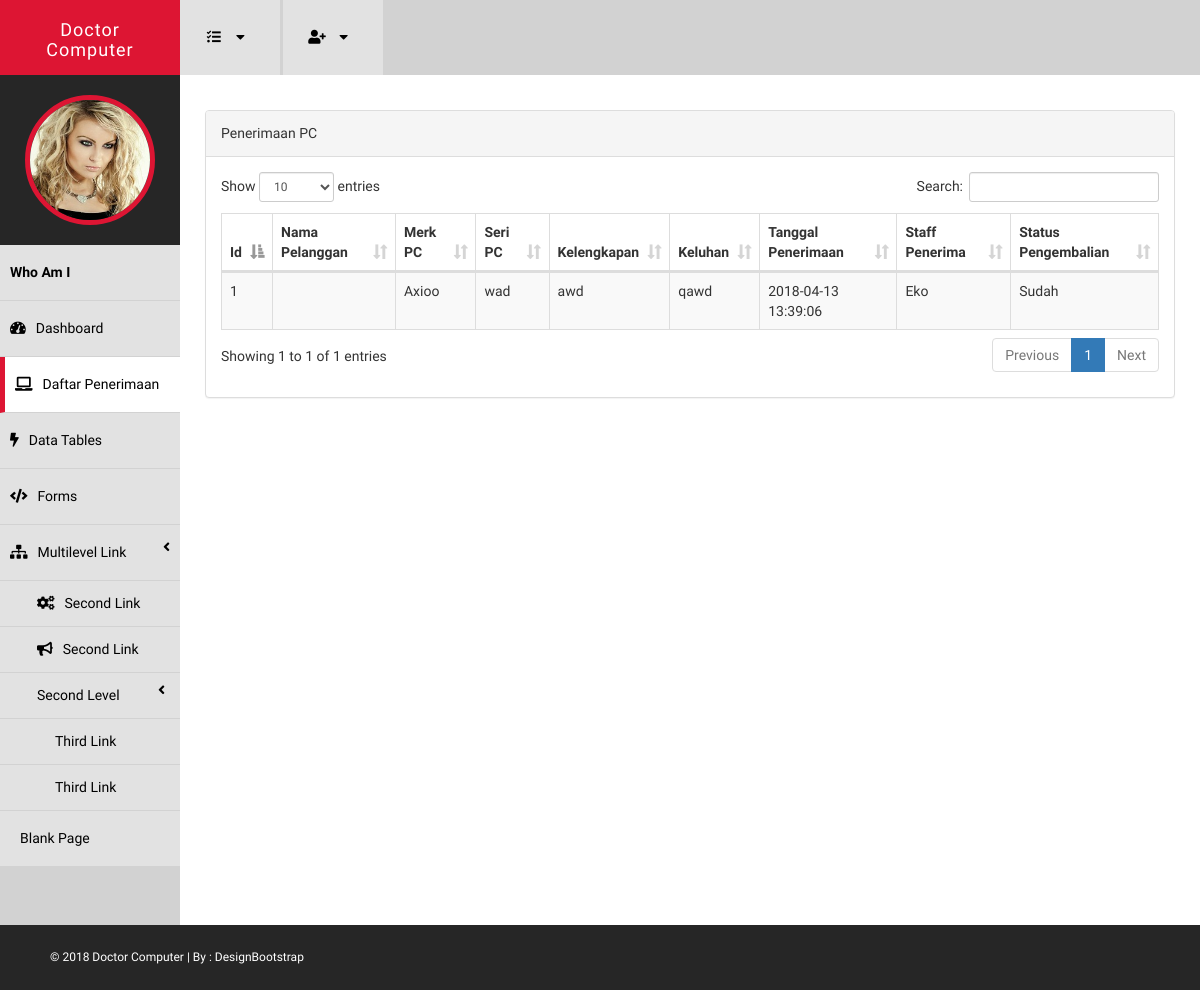
The app's page /website-admin/delivery_jasa.php, older data.
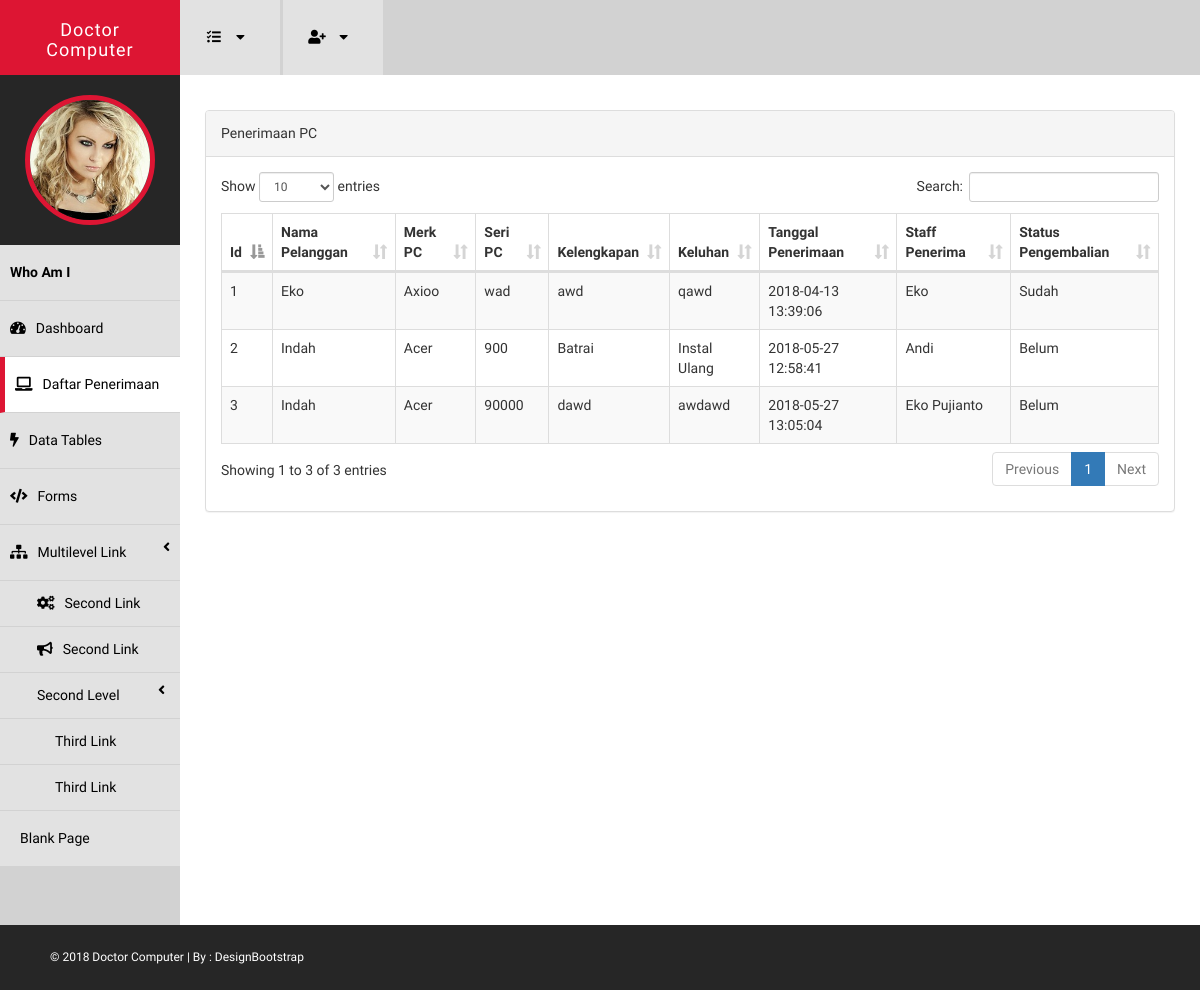
The same page, newer data.
### tables this page shows
CREATE TABLE `daftar_penerimaan_pc` (
  `id_Penerimaan` varchar(10) NOT NULL,
  `id_Pelanggan` varchar(10) DEFAULT NULL,
  `Merk_PC` varchar(30) DEFAULT NULL,
  `Seri_PC` varchar(10) DEFAULT NULL,
  `Kelengkapan` text,
  `Keluhan` text,
  `Tanggal_Terima` datetime DEFAULT NULL,
  `id_Penerima_Staff` varchar(5) DEFAULT NULL
);

CREATE TABLE `anggota` (
  `id_Anggota` varchar(50) NOT NULL,
  `Nama` varchar(30) NOT NULL,
  `Jabatan` varchar(30) NOT NULL,
  `NO_HP` varchar(14) DEFAULT NULL,
  `Email` varchar(30) NOT NULL,
  `Alamat` text
);

CREATE TABLE `status_pengembalian_pc` (
  `id_penerimaan` varchar(10) DEFAULT NULL,
  `id_Pelanggan` varchar(10) DEFAULT NULL,
  `Tgl_Terima` datetime DEFAULT NULL,
  `Tgl_Pengembalian` datetime DEFAULT NULL,
  `Status_pengembalian` enum('Sudah','Belum') DEFAULT 'Belum',
  `teknisi` varchar(50) DEFAULT NULL
);

### website-admin/delivery_jasa.php (the view, shortened to what this page needs)
<!DOCTYPE html>
<html xmlns="http://www.w3.org/1999/xhtml">
<head>
    <link rel="stylesheet" href="assets/css/bootstrap.min.css">
    <link rel="stylesheet" href="assets/css/dataTables.bootstrap.min.css">
    <link href="assets\css\font-awesome\css\fontawesome-all.css" rel="stylesheet" />
    <link href="assets/css/style.css" rel="stylesheet" />
</head>
<body>
    <div id="wrapper">
        <nav class="navbar navbar-default navbar-cls-top " role="navigation" style="margin-bottom: 0">
            <div class="navbar-header">
                <a  class="navbar-brand" href="index.php">Doctor Computer</a>
            </div>
            <div class="notifications-wrapper">
            <ul class="nav" >
                <li class="dropdown">
                    <a class="dropdown-toggle" data-toggle="dropdown" href="#" aria-expanded="false">
                        <i class="fa fa-tasks fa-fw"></i>  <i class="fa fa-caret-down"></i>
                    </a>
                </li>
                <li class="dropdown">
                    <a class="dropdown-toggle" data-toggle="dropdown" href="#">
                        <i class="fa fa-user-plus"></i>  <i class="fa fa-caret-down"></i>
                    </a>
                </li>
            </ul>
        </div>
        </nav>
                <nav  class="navbar-default navbar-side" role="navigation">
                    <div class="sidebar-collapse">
                        <ul class="nav" id="main-menu">
                            <li>
                                <div class="user-img-div">
                                    <img src="assets/img/user.jpg" class="img-circle" />
                                </div>
                            </li>
                             <li>
                                <a  href="#"> <strong> Who Am I </strong></a>
                            </li>
                            <li>
                                <a  href="index.php"><i class="fa fa-tachometer-alt  "></i>Dashboard</a>
                            </li>
                            <li>
                                <a href="penerimaan-pc.php" class="active-menu" ><i class="fa fa-laptop "></i>Daftar Penerimaan </a>
                            </li>
                            <li>
                                <a href="table.php"><i class="fa fa-bolt "></i>Data Tables </a>
                            </li>
                            <li>
                                <a href="forms.php"><i class="fa fa-code "></i>Forms</a>
                            </li>
                            <li>
                                <a href="#"><i class="fa fa-sitemap "></i>Multilevel Link <span class="fa arrow"></span></a>
                                 <ul class="nav nav-second-level">
                                    <li>
                                        <a href="#"><i class="fa fa-cogs "></i>Second  Link</a>
                                    </li>
                                     <li>
                                        <a href="#"><i class="fa fa-bullhorn "></i>Second Link</a>
                                    </li>
                                    <li>
                                        <a href="#">Second Level<span class="fa arrow"></span></a>
                                        <ul class="nav nav-third-level">
                                            <li>
                                                <a href="#">Third  Link</a>
                                            </li>
                                            <li>
                                                <a href="#">Third Link</a>
                                            </li>
                                        </ul>
                                    </li>
                                </ul>
                            </li>
                            <li>
                                <a href="blank.php"><i class="fa fa-dashcube "></i>Blank Page</a>
                            </li>
                        </ul>
                    </div>
                </nav>
        <div id="page-wrapper" class="page-wrapper-cls" style="margin-left: 180px;">
            <div id="page-inner">
                <div class="row">
                    <div class="col-lg-12">
                        <div class="panel panel-default">
                            <div class="panel-heading">
                                Penerimaan PC
                            </div>
                            <div class="panel-body">
                                <div class="dataTable_wrapper">
                                    <table class="table table-striped table-bordered table-hover display" id="dataTables" style="width: 100%">
                                        <thead>
                                            <tr class="gradeA">
                                                <th>Id</th>
                                                <th>Nama Pelanggan</th>
                                                <th>Merk PC</th>
                                                <th>Seri PC</th>
                                                <th>Kelengkapan</th>
                                                <th>Keluhan</th>
                                                <th>Tanggal Penerimaan</th>
                                                <th>Staff Penerima</th>
                                                <th>Status Pengembalian</th>
                                            </tr>
                                        </thead>
                                        <tbody>
                                        <?php
                                        include('SQL\koneksi-admin.php');
                                        $sql = "SELECT daftar_penerimaan_pc.id_Penerimaan, CONCAT(Nama_Depan,' ' , Nama_Belakang) AS 'Nama Pelanggan', daftar_penerimaan_pc.Merk_PC, daftar_penerimaan_pc.Seri_PC, daftar_penerimaan_pc.Kelengkapan, daftar_penerimaan_pc.Keluhan, daftar_penerimaan_pc.Tanggal_Terima, anggota.Nama, status_pengembalian_pc.Status_pengembalian
                                                FROM daftar_penerimaan_pc, anggota, daftar_pelanggan,status_pengembalian_pc
                                                WHERE daftar_penerimaan_pc.id_Pelanggan = daftar_pelanggan.id_Pelanggan
                                                AND daftar_penerimaan_pc.id_Penerima_Staff = anggota.id_Anggota
                                                AND status_pengembalian_pc.id_penerimaan = daftar_penerimaan_pc.id_Penerimaan";
                                        $hasil = mysqli_query($conn, $sql);
                                        if ( mysqli_num_rows($hasil))
                                        {
                                            while ( $data=mysqli_fetch_row($hasil))
                                            {
                                         ?>
                                            <tr class="odd gradeX">
                                                <td><?php echo $data['0']; ?></td>
                                                <td><?php echo $data['1']; ?></td>
                                                <td><?php echo $data['2']; ?></td>
                                                <td><?php echo $data['3']; ?></td>
                                                <td><?php echo $data['4']; ?></td>
                                                <td><?php echo $data['5']; ?></td>
                                                <td><?php echo $data['6']; ?></td>
                                                <td><?php echo $data['7']; ?></td>
                                                <td><?php echo $data['8']; ?></td>
                                            </tr>
                                        <?php
                                            }
                                        } ?>
                                        </tbody>
                                    </table>
                                </div>
                            </div>
                        </div>
                    </div>
                </div>
            </div>
        </div>
    </div>
    <?php include('assets/layout/footer.php'); ?>
</body>
</html>

### website-admin/assets/layout/footer.php
<footer >
    &copy; 2018 Doctor Computer | By : <a href="http://www.designbootstrap.com/" target="_blank">DesignBootstrap</a>
</footer>

### website-admin/assets/css/style.css (style rules this page uses)
body { font-family: 'Raleway', sans-serif; line-height:25px; font-size:14px; }
#wrapper { width: 100%; background: #d2d2d2; }
#page-wrapper { padding: 15px 15px; min-height: 800px; background: #fff; }
#page-inner { width: 100%; margin: 10px 20px 10px 0px; background-color: #fff!important; padding: 10px; min-height: 800px; }
.navbar-cls-top .navbar-brand { color: #fff; background: #DD1533; width: 180px; text-align: center; height: 75px; font-size: 18px; letter-spacing: 1px; padding-top: 20px; }
.user-img-div { min-height: 130px; padding: 20px; background-color: #262626; text-align:center; }
.user-img-div img { height: 130px; border: 5px solid #DD1533; }
.active-menu { background-color: #fff!important; border-left: 5px solid #DD1533; }
.arrow { float: right; }
.fa.arrow:before { content: "\f104"; }
.nav-second-level li, .nav-third-level li { border-bottom: none !important; }
.nav-second-level li a { padding-left: 37px; }
.nav-third-level li a { padding-left: 55px; }
.sidebar-collapse, .sidebar-collapse .nav { background: none; }
.sidebar-collapse .nav { padding: 0; }
.sidebar-collapse .nav > li > a { color: #000; background: #E2E2E2; text-shadow: none; border-bottom: 1px solid #D2D2D2; }
.sidebar-collapse > .nav > li > a { padding: 15px 10px; }
.nav-second-level > li:last-child > a:after, .nav-third-level > li:last-child > a:after { height: 50%; }
.nav-third-level > li > a:after, .nav-third-level > li > a:before { left: 40px; }
.navbar-side { border: none; background-color: #202020; }
.navbar-cls-top { background: #262626; border-bottom: none; }
.navbar-default { border: 0px solid black; }
.navbar-header { background: #000000; }
.nav > li > a > i { margin-right: 10px; }
.notifications-wrapper { margin-left:3px; }
.notifications-wrapper .nav { background-color: #D2d2d2; }
.notifications-wrapper li { display: inline-block; }
.notifications-wrapper li a { padding: 25px; min-height: 50px; }
.notifications-wrapper .nav > li > a { background-color: #E2E2E2; color:#000; }
footer { background-color:#262626; padding:20px 50px; color:#fff; font-size:12px; }
footer a { color:#fff; }
@media (min-width:768px) { .page-wrapper-cls { margin: 0 0 0 180px; } }
@media (min-width:768px) { .navbar-side { z-index: 1; position: absolute; width: 180px; } }
@media (min-width:768px) { .navbar { border-radius: 0px; } }

Row changes from the older to the newer data that the page shows:
shown differently, row unchanged: daftar_penerimaan_pc "Axioo": 1 (not shown) → "Eko"
added daftar_penerimaan_pc: id_Penerimaan "2", 1 "Indah", Merk_PC "Acer", Seri_PC "900", Kelengkapan "Batrai", Keluhan "Instal Ulang", Tanggal_Terima "2018-05-27 12:58:41", id_Penerima_Staff.Nama "Andi", status_pengembalian_pc.Status_pengembalian "Belum"
added daftar_penerimaan_pc: id_Penerimaan "3", 1 "Indah", Merk_PC "Acer", Seri_PC "90000", Kelengkapan "dawd", Keluhan "awdawd", Tanggal_Terima "2018-05-27 13:05:04", id_Penerima_Staff.Nama "Eko Pujianto", status_pengembalian_pc.Status_pengembalian "Belum"
Text that changed along with them:
text written by a page script: "Show entries Search: Showing 1 to 1 of 1 entries Previous 1 Next" → "Show entries Search: Showing 1 to 3 of 3 entries Previous 1 Next"
